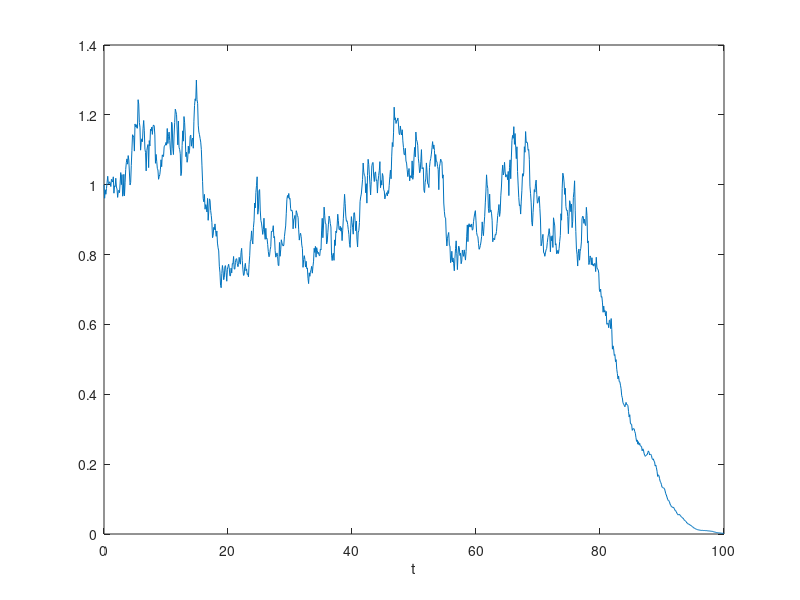

Source code (MATLAB):

% The Stochastic Logistic Model with Gaussian Noise
%dX=f(x)dt + g(x)DB(t)
%f(x)=x(1-x); g(x)=lambda*x
clear all;

n = 1000;   % number of discretization points
T = 100;    % length of simulation interval
dt = T/n;   % size of time step
randn('state',0); % sets the seed of the random number generator
% simulate a trajectory
x_euler = zeros(n+1,1); % initialization of the trajectory
x0 = 1;        % initial condition
x_euler(1) = x0;        % the initial condition
 
sigma = 0.1;  % parameter values
k1=0.8; r=0.5; k2=1.2; eps=1; S= 0.5; theta=1; gamma=5; phi=(k1+k2)/2;
k=@(x)k1+(k2-k1)/(1+exp(-gamma*(x-phi)));

for j=2:n+1             % the Euler-Maruyama scheme
    dW = sqrt(dt)*randn; % the Wiener increment
    x = x_euler(j-1);
    %x_euler(j) = x + ((x.*(b-d*exp(-a*x))))*dt + sigma*x*dW;  % Ref. D5
   %x_euler(j) = x + (r*(x.*(1-x./k(x))))*dt +sigma*x*dW;  % Prof. Branna model
    x_euler(j) = x + (-r*(x.*(1-x/S).*(1-x./k(x))))*dt +sigma*x*dW;
end
K=k(x);
mu=@ (x)(r*(x.*(1-x./k(x))));% Deterministic Log
%mu=@ (x)(r*(x.*(x/S-1).*(1-x./k(x))));% Deterministic Allee
Mu=mu(x);
% plot the approximation
plot([0:dt:T],x_euler)
hold on
xlabel('t')
%title('prof. Brannan model with Threshold')
